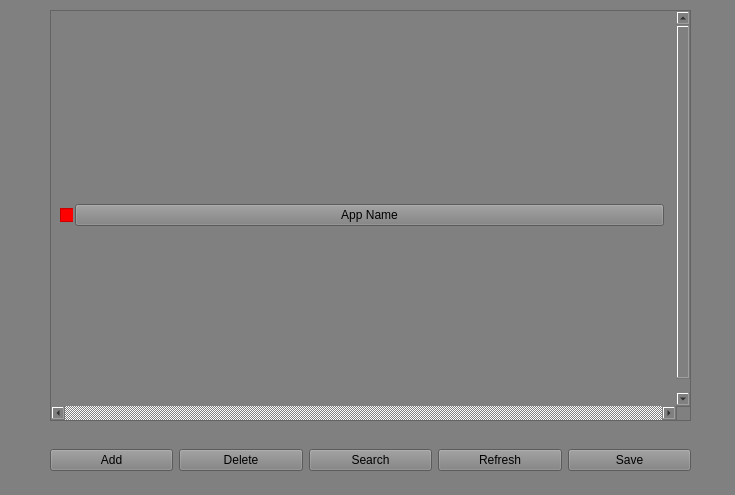
<?xml version="1.0" encoding="UTF-8"?>
<ui version="4.0">
 <class>MainWindow</class>
 <widget class="QMainWindow" name="MainWindow">
  <property name="geometry">
   <rect>
    <x>0</x>
    <y>0</y>
    <width>735</width>
    <height>495</height>
   </rect>
  </property>
  <property name="sizePolicy">
   <sizepolicy hsizetype="Fixed" vsizetype="Minimum">
    <horstretch>0</horstretch>
    <verstretch>0</verstretch>
   </sizepolicy>
  </property>
  <property name="minimumSize">
   <size>
    <width>0</width>
    <height>0</height>
   </size>
  </property>
  <property name="windowTitle">
   <string>Bulaloi Manager</string>
  </property>
  <property name="windowIcon">
   <iconset>
    <selectedon>B-icon.png</selectedon>
   </iconset>
  </property>
  <property name="styleSheet">
   <string notr="true">background: gray;</string>
  </property>
  <widget class="QWidget" name="centralwidget">
   <widget class="QScrollArea" name="scrollArea_2">
    <property name="enabled">
     <bool>true</bool>
    </property>
    <property name="geometry">
     <rect>
      <x>50</x>
      <y>10</y>
      <width>641</width>
      <height>411</height>
     </rect>
    </property>
    <property name="font">
     <font>
      <family>PMingLiU-ExtB</family>
      <bold>false</bold>
     </font>
    </property>
    <property name="cursor" stdset="0">
     <cursorShape>ArrowCursor</cursorShape>
    </property>
    <property name="mouseTracking">
     <bool>false</bool>
    </property>
    <property name="autoFillBackground">
     <bool>false</bool>
    </property>
    <property name="verticalScrollBarPolicy">
     <enum>Qt::ScrollBarAlwaysOn</enum>
    </property>
    <property name="horizontalScrollBarPolicy">
     <enum>Qt::ScrollBarAlwaysOn</enum>
    </property>
    <property name="sizeAdjustPolicy">
     <enum>QAbstractScrollArea::AdjustIgnored</enum>
    </property>
    <property name="widgetResizable">
     <bool>false</bool>
    </property>
    <widget class="QWidget" name="scrollAreaWidgetContents_2">
     <property name="geometry">
      <rect>
       <x>0</x>
       <y>0</y>
       <width>622</width>
       <height>409</height>
      </rect>
     </property>
     <layout class="QVBoxLayout" name="verticalLayout">
      <item>
       <layout class="QVBoxLayout" name="verticalLayout_2">
        <item>
         <layout class="QHBoxLayout" name="horizontalLayout_2">
          <property name="spacing">
           <number>2</number>
          </property>
          <property name="sizeConstraint">
           <enum>QLayout::SetDefaultConstraint</enum>
          </property>
          <item>
           <widget class="QCheckBox" name="checkBox_21">
            <property name="sizePolicy">
             <sizepolicy hsizetype="Maximum" vsizetype="Fixed">
              <horstretch>0</horstretch>
              <verstretch>0</verstretch>
             </sizepolicy>
            </property>
            <property name="minimumSize">
             <size>
              <width>13</width>
              <height>0</height>
             </size>
            </property>
            <property name="styleSheet">
             <string notr="true">width: 11px;
padding-right: -100px;
background-color: red;
</string>
            </property>
            <property name="text">
             <string/>
            </property>
           </widget>
          </item>
          <item>
           <widget class="QPushButton" name="pushButton_23">
            <property name="sizePolicy">
             <sizepolicy hsizetype="Preferred" vsizetype="Fixed">
              <horstretch>0</horstretch>
              <verstretch>0</verstretch>
             </sizepolicy>
            </property>
            <property name="minimumSize">
             <size>
              <width>150</width>
              <height>0</height>
             </size>
            </property>
            <property name="text">
             <string>App Name</string>
            </property>
           </widget>
          </item>
         </layout>
        </item>
       </layout>
      </item>
     </layout>
    </widget>
   </widget>
   <widget class="QWidget" name="horizontalLayoutWidget">
    <property name="geometry">
     <rect>
      <x>50</x>
      <y>430</y>
      <width>641</width>
      <height>61</height>
     </rect>
    </property>
    <layout class="QHBoxLayout" name="horizontalLayout">
     <item>
      <widget class="QPushButton" name="addButton">
       <property name="text">
        <string>Add</string>
       </property>
      </widget>
     </item>
     <item>
      <widget class="QPushButton" name="deleteButton">
       <property name="text">
        <string>Delete</string>
       </property>
      </widget>
     </item>
     <item>
      <widget class="QPushButton" name="searchButton">
       <property name="toolTip">
        <string>&lt;html&gt;&lt;head/&gt;&lt;body&gt;&lt;p&gt;sdfsdfsd&lt;/p&gt;&lt;/body&gt;&lt;/html&gt;</string>
       </property>
       <property name="text">
        <string>Search</string>
       </property>
      </widget>
     </item>
     <item>
      <widget class="QPushButton" name="pushButton_2">
       <property name="text">
        <string>Refresh</string>
       </property>
      </widget>
     </item>
     <item>
      <widget class="QPushButton" name="pushButton_3">
       <property name="text">
        <string>Save</string>
       </property>
      </widget>
     </item>
    </layout>
   </widget>
  </widget>
 </widget>
 <resources/>
 <connections/>
</ui>
